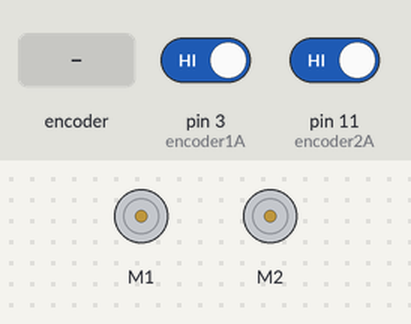
The sketch below on a simulated Arduino Uno, built with avr-gcc and run on an emulated ATmega328P. On the bench: 2 × DC motor (green arrow = forward, orange = backward, longer = faster). Inputs (shaded band) come from the test bench; at power-on: pin 3 (encoder1A) HIGH, pin 11 (encoder2A) HIGH. What the sketch prints to the serial monitor is not drawn.

Above: at 0.1 s.
At 3.2 s:
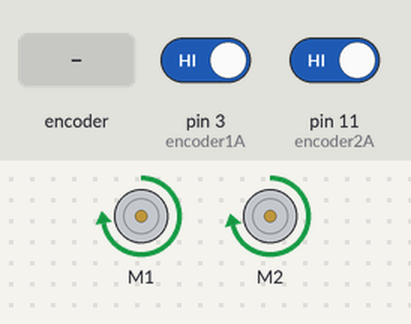
3.3 s: rotary encoder on pin 3 (encoder1A) / pin 5 (encoder1B) turned 3 steps (first pin leading)
At 5.3 s:
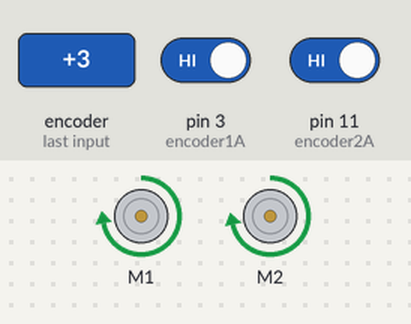
Timing chart, 0 to 11.2 s (numbered marks = the images above; inputs shaded):
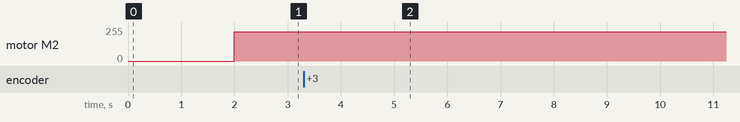

Measured:
- after the input at 3.3 s, motor M2: forward 219/255 → forward 220/255 after 1.1 s, → forward 221/255 5.3 s later

The sketch:

checklist_straightLine.ino
```cpp
#include "DualVNH5019MotorShield.h"
#include "EnableInterrupt.h"

DualVNH5019MotorShield md;
//Motor 1
#define encoder1A 3
#define encoder1B 5

//Motor 2
#define encoder2A 11
#define encoder2B 13

#define SAMPLETIME 0.2 //in seconds how often is read

/*-----Ticks Variable-----*/
volatile long E1_ticks = 0;
volatile long E2_ticks = 0;

/*-----Check Ticks Variables-----*/
double E1_ticks_moved = 0;
double E2_ticks_moved = 0;

/*-----Motor Speed Variables-----*/
const double SPEED = 300;
double M1_speed;
double M2_speed;
double M2_PID_speed;

/*-----PID Variables-----*/
long ticks_diff_setpoint = 0;
long ticks_diff_error = 0;
long ticks_diff_prev_error = 0;
long ticks_diff_sum_error = 0;
double KP = 0;
double KD = 0;
double KI = 0;


double lDistance = 0;
double rDistance = 0;
double distanceTravelled = 0;
double travel_degrees = 0;
double travel_distance = 0;
long travel_ticks = (long)(433);
long distance_to_travel = 150;
bool done = false;
double m_PI = 3.14159265;
void setup() {
  // put your setup code here, to run once:
  Serial.begin(115200);
  md.init();

  pinMode(encoder1A, INPUT);
  pinMode(encoder1B, INPUT);
  pulseIn(encoder1A, HIGH);

  pinMode(encoder2A, INPUT);
  pinMode(encoder2B, INPUT);
  pulseIn(encoder2A, HIGH);
  enableInterrupt(encoder1A, E1_ticks_increment, RISING);
  enableInterrupt(encoder2A, E2_ticks_increment, RISING);
  moveStraight(120);
}

void loop() {
  // put your main code here, to run repeatedly:
  moveLoop();
}

/*** MOVE **/
void moveInitialize(){

  ticks_reset();
  M1_speed = 300;
  M2_speed = 302.7;
  M2_PID_speed;
  KP = 0.4;
  KD = 0.01;
  KI = 0.001;
  done = false;
}
void moveStraight(int amount){
  moveInitialize();
  distance_to_travel = amount;
//  M1_speed = SPEED;
//  M2_speed = computeSpeedM2(SPEED);
  M1_speed = 350;
  M2_speed = 345;
  md.setSpeeds(M1_speed, M2_speed);
};

void moveLoop(){
  lDistance = 6 * m_PI * (E2_ticks_moved/562.25);
  rDistance = 6 * m_PI * (E1_ticks_moved/562.25);
  distanceTravelled = (lDistance + rDistance) /2;

  if (distanceTravelled >= distance_to_travel) {
//  if(front <= 15){
    md.setSpeeds(0, 0);
    md.setBrakes(400, 400);
     printSpeeds(M1_speed, M2_speed);
    Serial.print("E1_ticks moved: ");
    Serial.print(E1_ticks_moved);
    Serial.print("     E2_ticks moved: ");
    Serial.println(E2_ticks_moved);
    done = true;
  }
  if (!done) {
    Serial.print("E1_distance moved: ");
    Serial.print(rDistance);
    Serial.print("     E2_distance moved: ");
    Serial.println(lDistance);
    Serial.print("Distance moved: ");
    Serial.print(distanceTravelled);
    Serial.print("to move: ");
    Serial.println(distance_to_travel);
    movePIDController();
    delay(0.005); //get called every 1 seconds
  }
};

void movePIDController() {
  //ticks diff error
  ticks_diff_error = (E1_ticks - E2_ticks) - ticks_diff_setpoint;

  //Compute ticks from PID formula
  M2_PID_speed = M2_speed + (ticks_diff_error * KP) + (ticks_diff_prev_error * KD) + (ticks_diff_sum_error * KI);

  //convert adjusted ticks to RPM
  M2_speed = M2_PID_speed;

  md.setSpeeds(M1_speed, M2_speed);
  printSpeeds(M1_speed, M2_speed);

  E1_ticks_moved += E1_ticks;
  E2_ticks_moved += E2_ticks;

  //Previous error
  ticks_diff_prev_error = ticks_diff_error;

  //Sum error
  ticks_diff_sum_error += ticks_diff_error;

  //Reset ticks
  E1_ticks = 0;
  E2_ticks = 0;
}
/** MOVE END**/

void ticks_reset(){
  E1_ticks = 0;
  E2_ticks = 0;
  E1_ticks_moved = 0;
  E2_ticks_moved = 0;


  ticks_diff_setpoint = 0;
  ticks_diff_error = 0;
  ticks_diff_prev_error = 0;
  ticks_diff_sum_error = 0;

  distanceTravelled = 0;
}
void E1_ticks_increment()
{
  E1_ticks++;
}

void E2_ticks_increment()
{
  E2_ticks++;
}

double RPMtoSpeedM1(double rpm1){
  return 2.4906*rpm1 + 7.143;
}

double RPMtoSpeedM2(double rpm2){
  return 2.4739*rpm2 + 10.883;
}

double ticksToRPM(long tick) {
  return (tick * 1.0 / 562.25) / SAMPLETIME * 60;
}

long RPMtoTicks(double rpm) {
  return (long)(rpm * 562.25 * SAMPLETIME / 60);
}

double roundTo1DecimalPlace(float var)
{
    double value = (int)(var * 10 + .5);
    return (double)value / 10;
}


double computeSpeedM2(double speedM1) {
  double res = (speedM1 - 7.143) / 2.4906 * 2.4739 + 10.883;
  return roundTo1DecimalPlace(res);
}
double readDouble() {
  String str = Serial.readString();
  return str.toDouble();
}

void printSpeeds(double speed1, double speed2) {
  Serial.print("M1_speed: ");
  Serial.print(speed1);
  Serial.print("     M2_speed: ");
  Serial.println(speed2);
}
```
